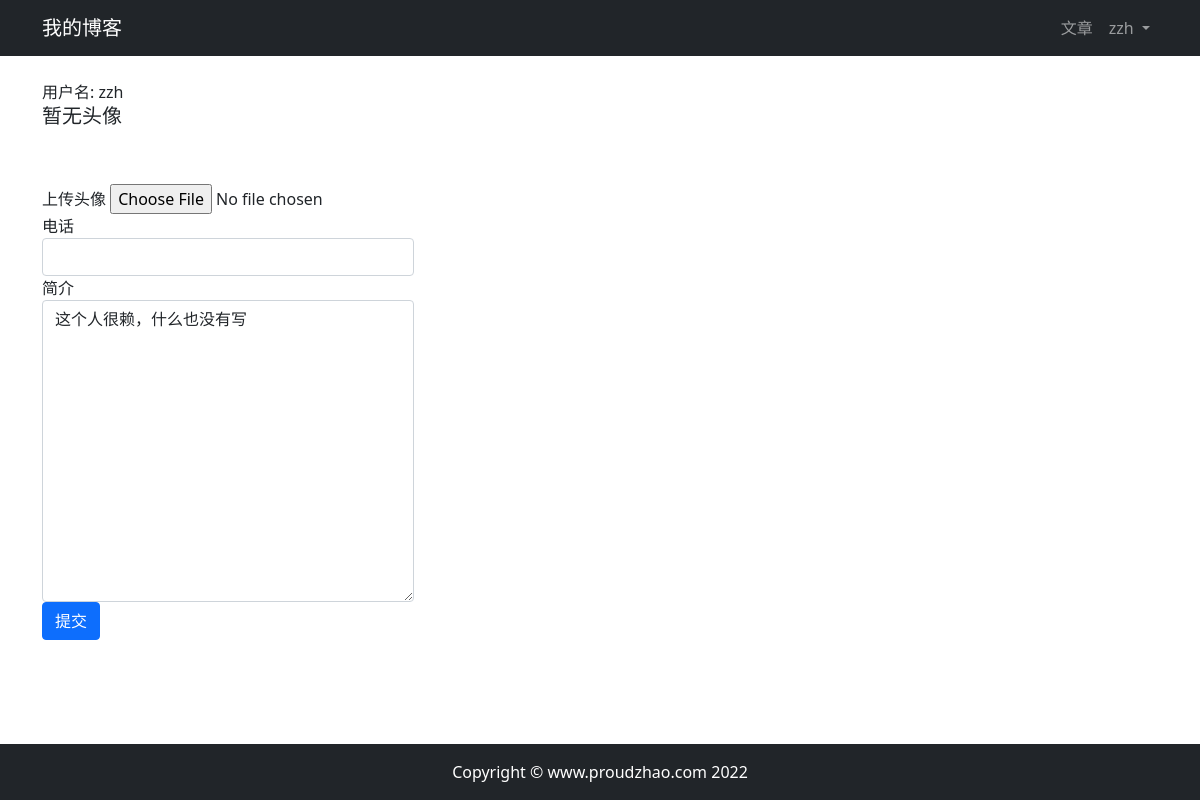
Before: /userprofile/edit/4/ (signed in) with the older database file.
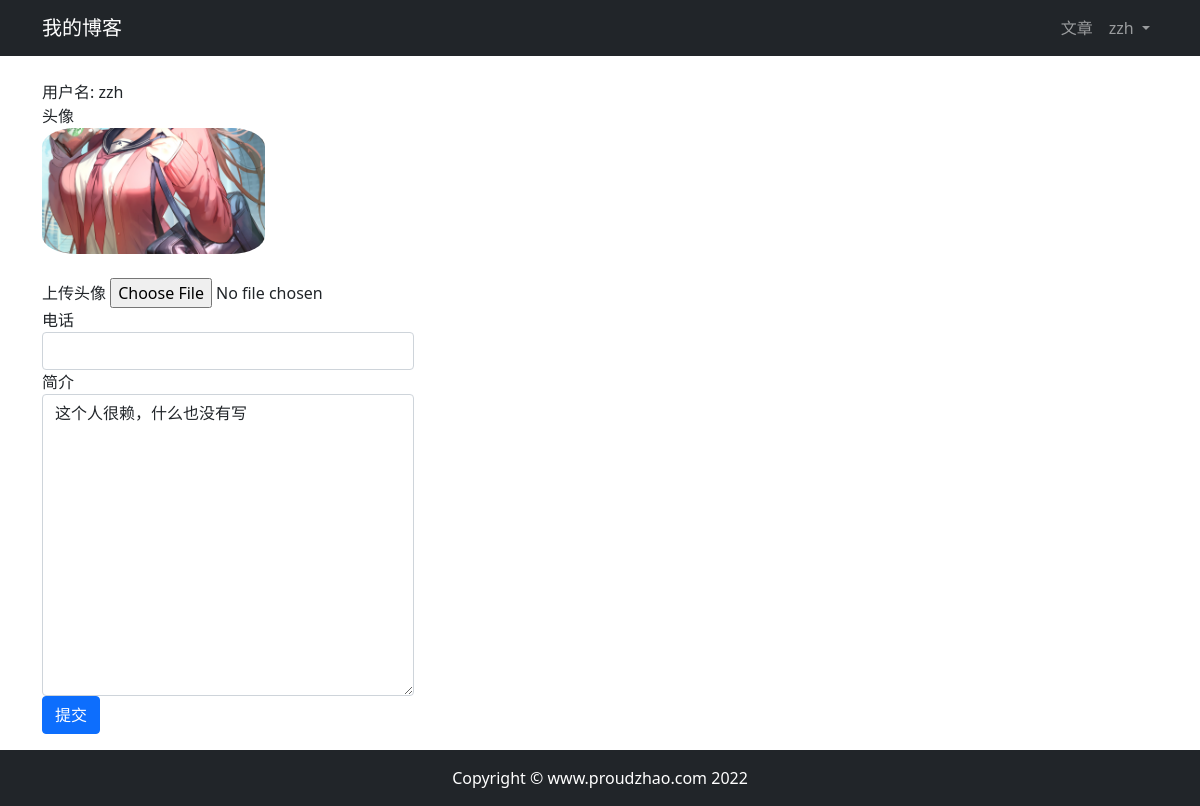
After: the same page with the newer database file.
### userprofile/models.py (models this page shows, shortened)
class Profile(models.Model):
    user = models.OneToOneField(User, on_delete=models.CASCADE, related_name="profile")
    phone = models.CharField(max_length=20, blank=True)  # 电话
    avatar = models.ImageField(upload_to='avatar/%Y%m%d/', blank=True)  # 头像
    bio = models.TextField(max_length=500, blank=True)  # 个人简介

### userprofile/views.py (the view)
# urls.py: path('edit/<int:id>/', views.profile_edit, name='edit'),
@login_required(login_url='/userprofile/login/')
def profile_edit(request, id):
    user = User.objects.get(id=id)
    profile = Profile.objects.get(user_id=id)
    if request.method == "POST":
        if request.user != user:
            return HttpResponse("你没有权限修改此用户的信息。")
        profile_form = ProfileForm(request.POST, request.FILES)
        if profile_form.is_valid():
            profile_cd = profile_form.cleaned_data
            profile.phone = profile_cd['phone']
            profile.bio = profile_cd['bio']
            if 'avatar' in request.FILES:
                profile.avatar = profile_cd['avatar']
            profile.save()
            return redirect("userprofile:edit", id=id)
        else:
            return HttpResponse("注册表单输入有误。请重新输入~")
    elif request.method == "GET":
        profile_form = ProfileForm()
        context = {'profile_form': profile_form, 'profile': profile, 'user': user}
        return render(request, 'userprofile/edit.html', context)
    else:
        return HttpResponse("请使用GET或POST请求数据")

### userprofile/forms.py
class ProfileForm(forms.ModelForm):
    class Meta:
        model = Profile
        fields = ('phone', 'avatar', 'bio')

### templates/userprofile/edit.html (shortened to what this page needs)
{% extends 'base.html' %}
{% load static %}
{% block content %}
    <div class="container">
        <div class="row">
            <div class="col-12">
                <br>
                <div class="col-md-4">用户名: {{ user.username }}</div>
                {% if profile.avatar %}
                    <div class="col-md-4">头像</div>
                    <img src="{{ profile.avatar.url }}" style="max-width: 20%; border-radius: 15%" class="col-md-4">
                {% else %}
                    <h5 class="col-md-4">暂无头像</h5>
                {% endif %}
                <br>
                <br>
                <form method="post" action="." enctype="multipart/form-data">
                    <div class="form-group">
                        <label for="avatar">上传头像</label>
                        <input type="file" class="form-control-file" name="avatar" id="avatar">
                    </div>
                    <div class="form-group col-md-4">
                        <label for="phone">电话</label>
                        <input type="text" class="form-control" id="phone" name="phone">
                    </div>
                    <div class="form-group col-md-4">
                        <label for="bio">简介</label>
                        <textarea type="text" class="form-control" id="bio" name="bio" rows="12">{{ profile.bio }}</textarea>
                    </div>
                    <button type="submit" class="btn btn-primary">提交</button>
                </form>
            </div>
        </div>
    </div>
{% endblock content %}

Changed rows visible on the page:
changed Profile "这个人很赖，什么也没有写": avatar: picture added
Other visible differences:
text no longer shown: "暂无头像"
text now shown: "头像"
